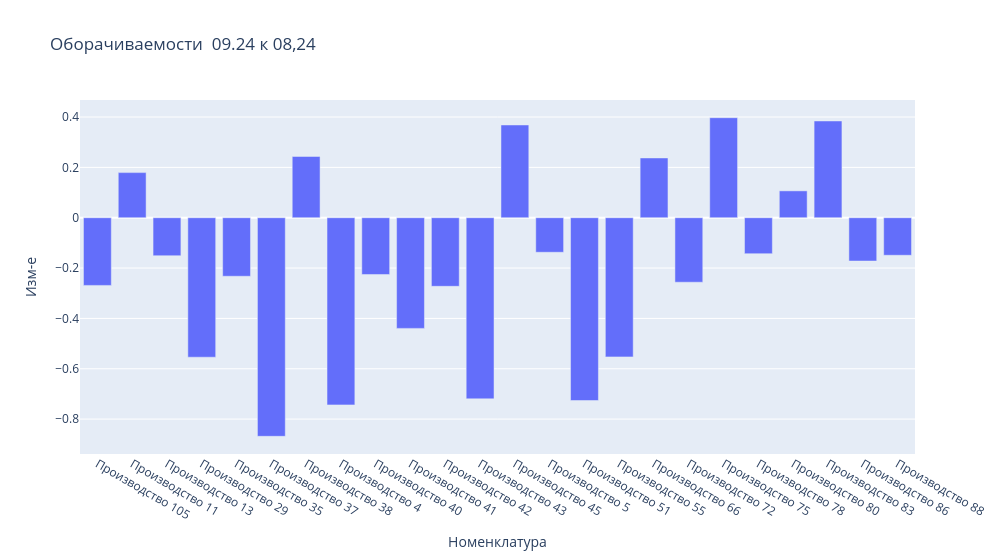

The cell this chart's notebook holds for it:
### Code cell
# категории А товары, по которым в сентябре ухудшилась оборачиваемость по отношению к прошлому месяцу
a_tovs=df_9_gr.query('type=="A"')['Номенклатура'].to_list()
df_tov_a=df[df['Номенклатура'].isin(a_tovs)& (df['Магазин']=='Магазин 11')].sort_values('Номенклатура', ascending=False)#.to_csv('table_tovs_a.csv', index=False)
# df_tov_a['дней_месяц']=np.select([df_tov_a['Месяц']==9,df_tov_a['Месяц']==8,df_tov_a['Месяц']==7],[30,31,31])

df_piv_a=df_tov_a.pivot(index=['Магазин','Номенклатура'], columns=['Месяц'], values=['Себестоимость продаж, тыс.руб.','Себестоимость остатков на конец дня среднедневная, тыс.руб.']).reset_index()
df_piv_a['Оборачиваемость_7']=df_piv_a[('Себестоимость остатков на конец дня среднедневная, тыс.руб.',7)]*31/df_piv_a[('Себестоимость продаж, тыс.руб.',7)]
df_piv_a['Оборачиваемость_8']=df_piv_a[('Себестоимость остатков на конец дня среднедневная, тыс.руб.',8)]*31/df_piv_a[('Себестоимость продаж, тыс.руб.',8)]
df_piv_a['Оборачиваемость_9']=df_piv_a[('Себестоимость остатков на конец дня среднедневная, тыс.руб.',9)]*31/df_piv_a[('Себестоимость продаж, тыс.руб.',9)]
df_piv_a['Изм_9_8']=df_piv_a['Оборачиваемость_9']/df_piv_a['Оборачиваемость_8']-1
df_piv_a.to_csv('3.oborachivaemost.csv', index=False)
print('='*50)
print('Товары, у которых ухудшилась оборачиваемость м/м\n')
display(df_piv_a[df_piv_a[('Изм_9_8','')]>0])

fig_1=px.bar(df_piv_a, x=df_piv_a[('Номенклатура', '')], y=df_piv_a[('Изм_9_8','')], title='Оборачиваемости  09.24 к 08,24', width=1000)
fig_1.update_layout(xaxis_title='Номенклатура', yaxis_title='Изм-е')
fig_1.show()

### Figure 1 — Plotly figure (JSON) as saved in the notebook; plotly's stock layout.template omitted (floating-point values rounded to 4 significant figures)
{"data": [{"hovertemplate": "('Номенклатура', '')=%{x}<br>('Изм_9_8', '')=%{y}<extra></extra>", "legendgroup": "", "marker": {"color": "#636efa", "pattern": {"shape": ""}}, "name": "", "orientation": "v", "showlegend": false, "textposition": "auto", "type": "bar", "x": ["Производство 105", "Производство 11", "Производство 13", "Производство 29", "Производство 35", "Производство 37", "Производство 38", "Производство 4", "Производство 40", "Производство 41", "Производство 42", "Производство 43", "Производство 45", "Производство 5", "Производство 51", "Производство 55", "Производство 66", "Производство 72", "Производство 75", "Производство 78", "Производство 80", "Производство 83", "Производство 86", "Производство 88"], "xaxis": "x", "y": [-0.269, 0.1792, -0.1508, -0.5541, -0.2326, -0.8683, 0.2434, -0.7435, -0.2255, -0.4396, -0.2724, -0.7195, 0.3684, -0.1373, -0.7261, -0.5528, 0.2375, -0.2562, 0.3973, -0.1429, 0.1067, 0.3844, -0.1721, -0.1492], "yaxis": "y"}], "layout": {"barmode": "relative", "legend": {"tracegroupgap": 0}, "title": {"text": "Оборачиваемости  09.24 к 08,24"}, "width": 1000, "xaxis": {"anchor": "y", "domain": [0, 1], "title": {"text": "Номенклатура"}}, "yaxis": {"anchor": "x", "domain": [0, 1], "title": {"text": "Изм-е"}}}}
